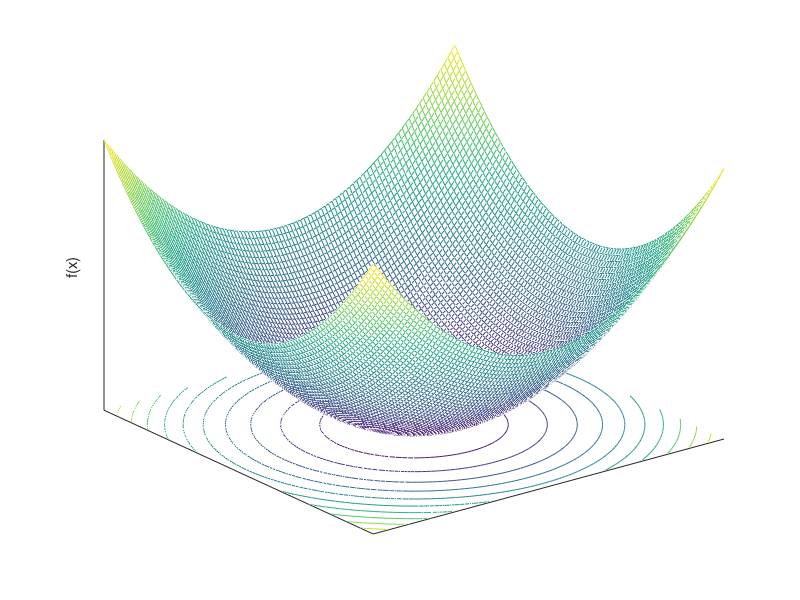

Write the MATLAB code that produced this figure.
function SpherePlot

xlimits = [-50 50];
dx = (xlimits(2) - xlimits(1)) / 100;
N = floor((xlimits(2) - xlimits(1)) / dx) + 1;
obj = zeros(N, N);
i = 0;
for x = xlimits(1) : dx : xlimits(2)
    i = i + 1;
    k = 0;
    for y = xlimits(1) : dx : xlimits(2)
        k = k + 1;
        obj(i,k) = x^2 + y^2;
    end
end
close all;
[x, y] = meshgrid(xlimits(1) : dx : xlimits(2));
meshc(x,y,obj);
zlabel('f(x)')
set(gca, 'XTick', [])
set(gca, 'YTick', [])
set(gca, 'ZTick', [])
temp = axis;
axis([xlimits, xlimits, temp(5), max(max(obj))])
